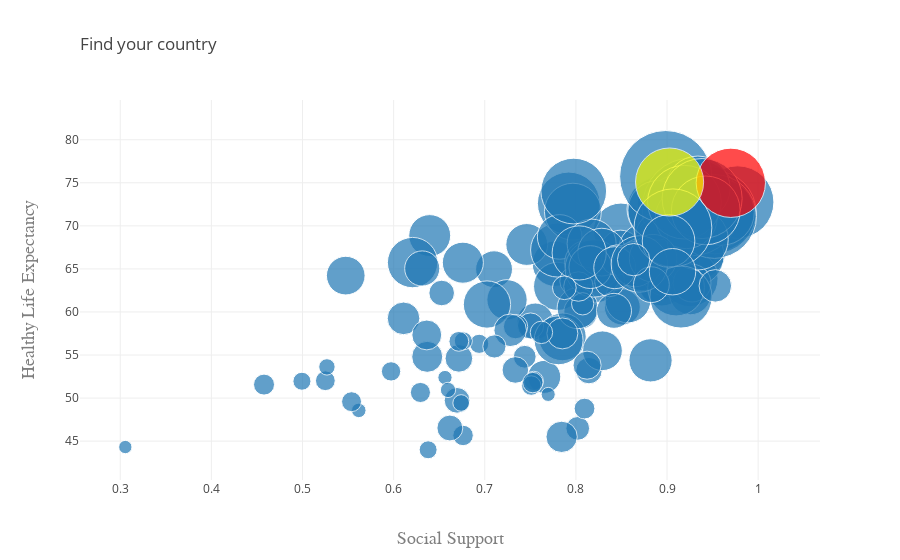

Notebook cell for this chart:
### Markdown cell above
## Create your own Country! 
### 1. Predict the Happiness Category of your Country
### 2. Predict the most similar Country as yours

### Code cell
print()

name = input("Enter your Country Name: ")

print("--------------------------------")

print("Let us analyse the feasabiliy [Happiness Category/Score] of", name, "by entering some important features: ")

print()
print("--------------------------------")
print()

print("Reference: Average GDP Per Capita of all Countries: USD 17000, Singapore's GDP Per Capita: USD 81000")
while True:
    try:
        gdp = float(input("Enter the Average GDP Per Capita for your Country (in USD): "))
        break
    except ValueError:
        print("Please enter a valid input.")
        print()

print()
print("--------------------------------")
print()

while True:
    try:
        life_expectancy = float(input("Enter the Average Life Expectancy of your Citizens: (Age) "))
        break
    except ValueError:
        print("Please enter a valid input.")
        print()

print()
print("--------------------------------")
print()

print("Reference Question: Social Support - If you were in trouble, do you have relatives or friends you can count on to help you whenever you need them, or not?")

while True:
    try:
        social_support=float(input("Enter the Social Support Index (Choose between 0 and 1, 0 - Lowest : 1 - Highest): "))
        break
    except ValueError:
        print("Please enter a valid input.")
        print()

print()
print("--------------------------------")
print()

print("Reference Question: Generosity - Have you donated money to a charity in the past month?")

while True:
    try:
        generosity =float(input("How generous are people in your Country? (Choose between 0 and 1, 0 - Lowest : 1 - Highest): "))
        break
    except ValueError:
        print("Please enter a valid input.")
        print()

print()
print("--------------------------------")
print()

# Create a new dataframe for user input data
new_country = {"GDP_PER_PERSON": [gdp] ,"HEALTHY_LIFE_EXPECTANCY": [life_expectancy] ,"SOCIAL_SUPPORT": [social_support] \
              ,"GENEROSITY": [generosity]}
new_country = pd.DataFrame(new_country)

# Predict happiness category using user input data
y_prob = forest.predict_proba(new_country)

# Extract different probabilites into variables
y_prob1 = pd.DataFrame(list(y_prob[:,0])[0],columns=["Probability Happy"],index=new_country.index)
y_prob2 = pd.DataFrame(list(y_prob[:,1])[0],columns=["Probability Normal"],index=new_country.index)
y_prob3 = pd.DataFrame(list(y_prob[:,2])[0],columns=["Probability Unhappy"],index=new_country.index)


# Create a dataframe with predicted probabilities
data_comb = pd.concat([new_country, y_prob1, y_prob2, y_prob3], axis=1)

# Extract the probabilities
happy = list(y_prob[:,0])[0]
normal = list(y_prob[:,1])[0]
unhappy = list(y_prob[:,2])[0]

print()


def find_nearest_country(gdp, hle, scl):
    def calculate_distance(x, gdp, hle, scl):
        gdp_dif = np.log((x["LOG_OF_GDP_PER_PERSON"] - gdp)**2)
        hle_dif = np.log((x["HEALTHY_LIFE_EXPECTANCY"] - hle)**2)
        scl_dif = np.log((x["SOCIAL_SUPPORT"] - scl)**2)
        return gdp_dif + hle_dif + scl_dif
    
    # Extract necessary data to work with graphs and training model
    data1 = data[["COUNTRY", "LOG_OF_GDP_PER_PERSON", "HEALTHY_LIFE_EXPECTANCY","SOCIAL_SUPPORT"]]
    data1['distances'] = data1.apply(lambda x: calculate_distance(x, gdp, hle, scl), axis=1)
    index = data1['distances'].values.argmin()
    found = data1.iloc[index, :]
    min_distance = data1['distances'].min()
    
    
    # plot the graph to see how it is different to our data
    # whole data
    text1 = data[['COUNTRY','GDP_PER_PERSON']].apply(lambda x: "{}, {:.3f}".format(x[0], x[1]), axis=1)
    trace0 = go.Scatter(
        x = data1['SOCIAL_SUPPORT'],
        y = data1['HEALTHY_LIFE_EXPECTANCY'],
        text = text1,
        mode='markers',
        marker=dict(
            size = data['GDP_PER_PERSON'].apply(lambda x: x**0.4)
        ),
        showlegend=False
    )
    # Your country
    trace1 = go.Scatter(
        x = [scl],
        y = [hle],
        text = "Your country",
        mode = 'markers',
        marker = dict (
            size = [gdp**0.4],
            color='rgb(255, 0, 0)'
        ),
        showlegend=False
    )
    
    # Nearest Country to your country
    trace2 = go.Scatter(
        
        x = [found['SOCIAL_SUPPORT']],
        y = [found['HEALTHY_LIFE_EXPECTANCY']],
        text = found['COUNTRY'],
        mode='markers',
        marker=dict(
            size = [np.exp(found['LOG_OF_GDP_PER_PERSON'])**0.4],
            color = 'rgb(255, 255, 0)'
        ),
        showlegend=False
    )
    
    # layout
    layout = go.Layout(
    title=go.layout.Title(
        text='Find your country',
        xref='paper',
        x=0
    ),
    xaxis=go.layout.XAxis(
        title=go.layout.xaxis.Title(
            text='Social Support',
            font=dict(
                family='Courier New, monospace',
                size=18,
                color='#7f7f7f'
            )
        )
    ),
    yaxis=go.layout.YAxis(
        title=go.layout.yaxis.Title(
            text='Healthy Life Expectancy',
            font=dict(
                family='Courier New, monospace',
                size=18,
                color='#7f7f7f'
            )
        )
    )
)
    
    graph = [trace0, trace1, trace2]
    fig = go.Figure(data=graph, layout=layout)
    py.iplot(fig, filename='abc')
    
    print()
    print("--------------------------------")
    print()
    print("Legend:")
    print('Red:    Your Country (Virtual Country)')
    print('Yellow: The Country most similar to your Country (Actual Country)')
    print()
    print("--------------------------------")
    print()

    return found, min_distance

def program():
    hle = life_expectancy       # HEALTHY_LIFE_EXPECTANCY
    scl = social_support       # SOCIAL_SUPPORT
    choice = 0

    # Find country on the plot
    found_data, min_distance = find_nearest_country(gdp, hle, scl)
    if min_distance >= 30:
        print(min_distance)
        print("Your inputs seem a little bit strange. You may want to change them.")
    else:
        print()
        print("--------------------------------")
        print()
        print("{} is the country that has the most similar features to yours".format(found_data[0]))
        print()
        print("--------------------------------")
        print()


# Select the highest probability
if (normal > happy and normal > unhappy):
    print("Your Country can be better! We can say that the citizens of", name, \
          "will be LIKELY HAPPY / NORMAL with a probability of", round(normal*100, 2), "%")
elif (happy > normal and happy > unhappy):
    print("Congrats! We can say that the citizens of", name, "will be HAPPY with a probability of", round(happy*100, 2), "%")
else:
    print("Oh No! We can say that the citizens of", name, "will be UNHAPPY with a probability of", round(unhappy*100, 2), "%")
    
print()
print("--------------------------------")
print()

program()

### Figure 1 — Plotly figure (JSON) as saved in the notebook; plotly's stock layout.template omitted (floating-point values rounded to 4 significant figures; data arrays with more than 128 entries replaced by an {"elided": "..."} marker saying what was removed)
{"data": [{"marker": {"size": {"elided": "142 float values"}}, "mode": "markers", "showlegend": false, "text": {"elided": "142 str values"}, "type": "scatter", "uid": "65d9ce55-f22e-4fa8-988d-825bf9b53d1c", "x": {"elided": "142 float values"}, "y": {"elided": "142 float values"}}, {"marker": {"color": "rgb(255, 0, 0)", "size": [69.31]}, "mode": "markers", "showlegend": false, "text": "Your country", "type": "scatter", "uid": "272ddfbb-53c0-45f6-9632-88e112afd4e1", "x": [0.97], "y": [75]}, {"marker": {"color": "rgb(255, 255, 0)", "size": [68.13]}, "mode": "markers", "showlegend": false, "text": "Japan", "type": "scatter", "uid": "200b3e6c-6ee9-41f8-8f66-a398f2240e91", "x": [0.9028], "y": [75.09]}], "layout": {"title": {"text": "Find your country", "x": 0, "xref": "paper"}, "xaxis": {"title": {"font": {"color": "#7f7f7f", "family": "Courier New, monospace", "size": 18}, "text": "Social Support"}}, "yaxis": {"title": {"font": {"color": "#7f7f7f", "family": "Courier New, monospace", "size": 18}, "text": "Healthy Life Expectancy"}}}}
